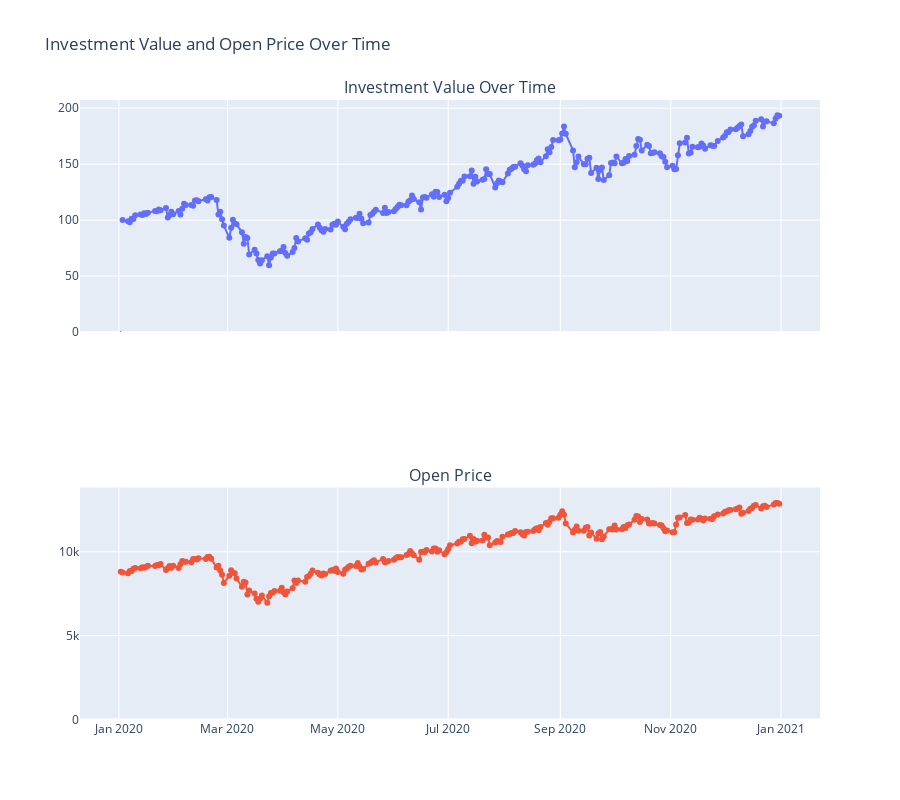

Notebook code cell kept with this figure:
### Code cell
import pandas as pd
import plotly.graph_objs as go
from plotly.subplots import make_subplots

# Read the CSV file
data = pd.read_csv('ndx_daily.csv')
data['Date'] = pd.to_datetime(data['Date'])

# Calculate the earnings
initial_investment = 100
leverage = 2
investment_value = initial_investment # * leverage

# Define start and end dates
start_date = '2020-01-01'
end_date = '2021-01-01'  # For example

# Filter data based on start and end dates
filtered_data = data[(data['Date'] >= start_date) & (data['Date'] <= end_date)]

# Initialize figure with subplots
fig = make_subplots(rows=2, cols=1, shared_xaxes=True, subplot_titles=("Investment Value Over Time", "Open Price"))

# Plot investment value
dates = []
values = []
hover_text = []
hover_text_open = []

# Iterate over each row in the filtered DataFrame
for index, row in filtered_data.iterrows():
    open_price = row['Open']
    if index == filtered_data.index[0]:
        continue  # Skip the first row since there's no previous price to calculate change from

    dates.append(row['Date'])
    values.append(investment_value)
    
    previous_open_price = filtered_data.loc[index - 1, 'Open']
    daily_change = (open_price - previous_open_price) / previous_open_price
    daily_return = 1 + daily_change * leverage
    investment_value *= daily_return

    hover_text.append(f"Date: {row['Date']}<br>"
                      f"Open: {open_price:.2f}<br>"
                      f"Daily Change: {daily_change:.2%}<br>"
                      f"Investment Value: {investment_value:.2f}")
    
    hover_text_open.append(f"Date: {row['Date']}<br>"
                      f"Open: {open_price:.2f}<br>"
                      f"Daily Change: {daily_change:.2%}<br>")

# Add trace for investment value
fig.add_trace(go.Scatter(x=dates, y=values, mode='lines+markers', name='Investment Value',
                         hovertext=hover_text, hoverinfo='text'), row=1, col=1)

# Add trace for open price
fig.add_trace(go.Scatter(x=filtered_data['Date'], y=filtered_data['Open'], mode='lines+markers', name='Open Price', hovertext=hover_text_open, hoverinfo='text'), row=2, col=1)

# Update layout
fig.update_layout(title_text="Investment Value and Open Price Over Time", height=800, showlegend=False,
                  hovermode="x unified")  # Unified hover mode for both subplots

# # Define the position of the vertical line
x_value = filtered_data["Date"].min().strftime('%Y-%m-%d')

# Add a vertical line shape to highlight the hovered date on both subplots
fig.add_shape(type="line", x0=x_value, y0=0, x1=x_value, y1=1, row=1, col=1,
              line=dict(color="RoyalBlue", width=1, dash="dash"))

fig.add_shape(type="line", x0=x_value, y0=0, x1=x_value, y1=1, row=2, col=1,
              line=dict(color="RoyalBlue", width=1, dash="dash"))

# Show plot
fig.show()

### Figure 1 — Plotly figure (JSON) as saved in the notebook; plotly's stock layout.template omitted (floating-point values rounded to 4 significant figures; data arrays with more than 128 entries replaced by an {"elided": "..."} marker saying what was removed)
{"data": [{"hoverinfo": "text", "hovertext": {"elided": "252 str values"}, "mode": "lines+markers", "name": "Investment Value", "type": "scatter", "x": {"elided": "252 str values"}, "xaxis": "x", "y": {"elided": "252 float values"}, "yaxis": "y"}, {"hoverinfo": "text", "hovertext": {"elided": "252 str values"}, "mode": "lines+markers", "name": "Open Price", "type": "scatter", "x": {"elided": "253 str values"}, "xaxis": "x2", "y": {"elided": "253 float values"}, "yaxis": "y2"}], "layout": {"annotations": [{"font": {"size": 16}, "showarrow": false, "text": "Investment Value Over Time", "x": 0.5, "xanchor": "center", "xref": "paper", "y": 1, "yanchor": "bottom", "yref": "paper"}, {"font": {"size": 16}, "showarrow": false, "text": "Open Price", "x": 0.5, "xanchor": "center", "xref": "paper", "y": 0.375, "yanchor": "bottom", "yref": "paper"}], "height": 800, "hovermode": "x unified", "shapes": [{"line": {"color": "RoyalBlue", "dash": "dash", "width": 1}, "type": "line", "x0": "2020-01-02", "x1": "2020-01-02", "xref": "x", "y0": 0, "y1": 1, "yref": "y"}, {"line": {"color": "RoyalBlue", "dash": "dash", "width": 1}, "type": "line", "x0": "2020-01-02", "x1": "2020-01-02", "xref": "x2", "y0": 0, "y1": 1, "yref": "y2"}], "showlegend": false, "title": {"text": "Investment Value and Open Price Over Time"}, "xaxis": {"anchor": "y", "domain": [0, 1], "matches": "x2", "showticklabels": false}, "xaxis2": {"anchor": "y2", "domain": [0, 1]}, "yaxis": {"anchor": "x", "domain": [0.625, 1]}, "yaxis2": {"anchor": "x2", "domain": [0, 0.375]}}}
